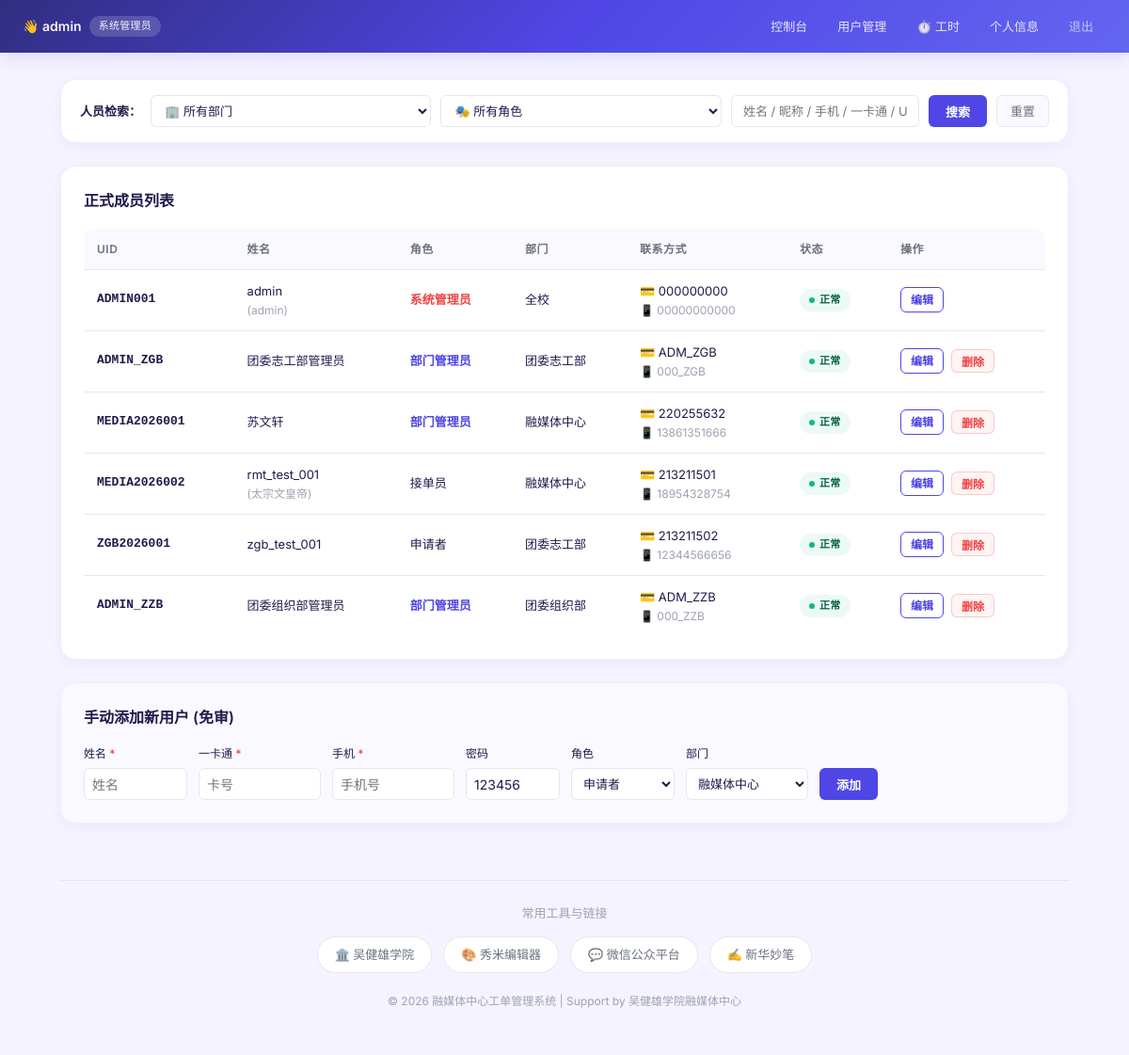
/manage_users (signed in), run on an earlier commit of the app's database.
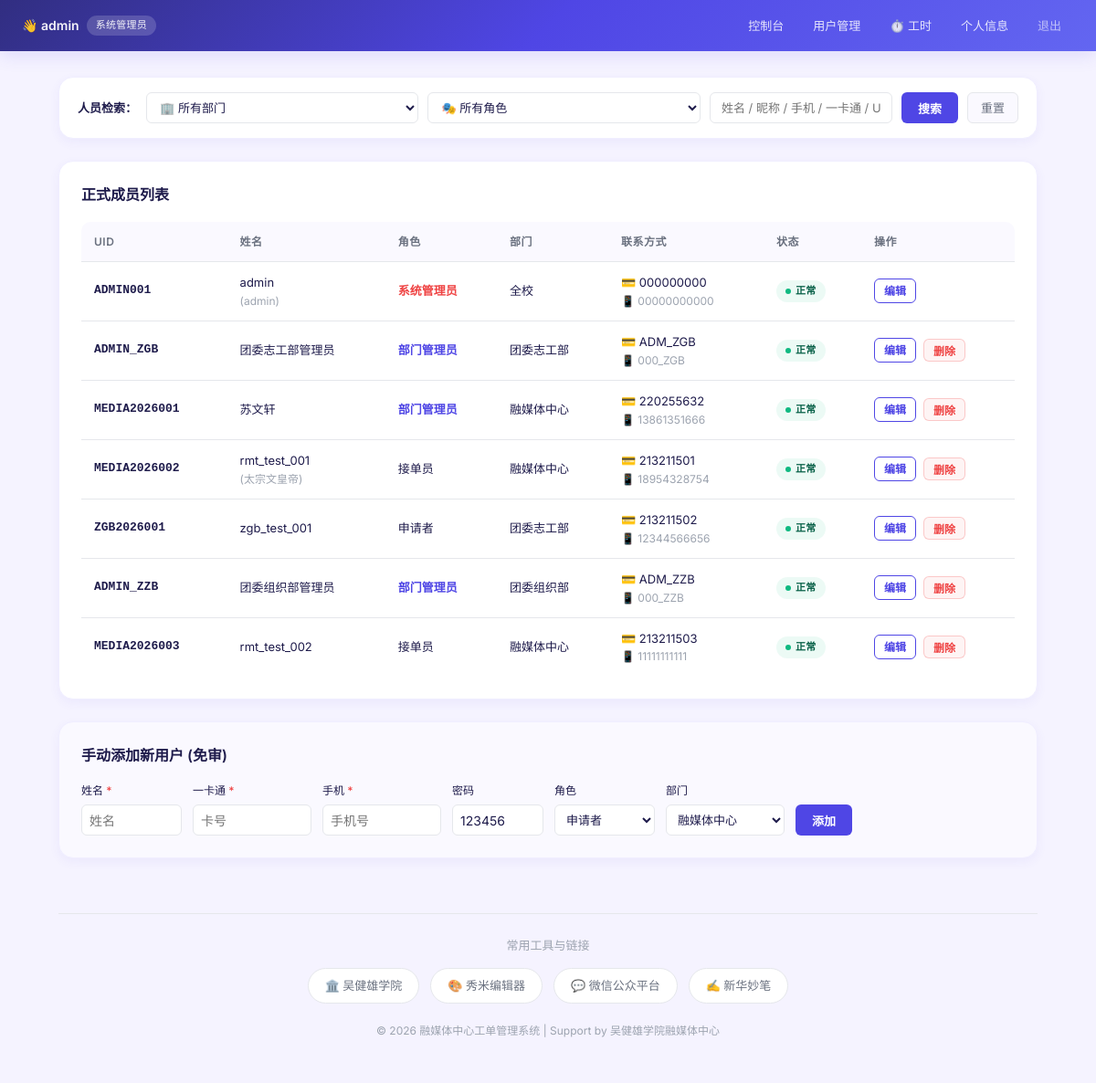
And on a later commit of the database.
### tables this page shows
CREATE TABLE users (
    id INTEGER PRIMARY KEY AUTOINCREMENT,
    uid TEXT UNIQUE NOT NULL,      -- 1. 唯一识别码 (系统自动生成，如 MEDIA2026001)
    card_id TEXT UNIQUE NOT NULL,  -- 2. 一卡通号
    real_name TEXT NOT NULL,       -- 真实姓名
    phone TEXT UNIQUE NOT NULL,    -- 3. 手机号
    nickname TEXT UNIQUE,          -- 4. 昵称 (允许为空)
    password TEXT NOT NULL,    -- 存储哈希后的密码
    role TEXT NOT NULL CHECK(role IN ('applicant', 'acceptor', 'admin', 'dept_admin')),
    department_id INTEGER,     -- 部门管理员和普通用户均需关联部门
    is_approved INTEGER DEFAULT 0, qq_number TEXT, -- 0: 未审核, 1: 已审核
    FOREIGN KEY (department_id) REFERENCES departments (id) ON DELETE SET NULL
);

CREATE TABLE departments (
    id INTEGER PRIMARY KEY AUTOINCREMENT,
    name TEXT UNIQUE NOT NULL, -- 部门全称
    code TEXT UNIQUE NOT NULL  -- 部门唯一代码（如: MEDIA, SEU, WJX）
, head_name TEXT, phone TEXT, qq TEXT);

### app/routes/admin_routes.py (the view)
@admin_bp.route('/manage_users')
def manage_users():
    if session.get('role') not in ['admin', 'dept_admin']: return redirect(url_for('login'))
    q = request.args.get('q', '').strip()
    filter_dept = request.args.get('filter_dept', '')
    filter_role = request.args.get('filter_role', '')
    active_users = AdminService.get_manageable_users(session['user_id'], session['role'], q, filter_dept, filter_role)
    pending_users = AdminService.get_pending_users(session['user_id'], session['role'], q, filter_dept, filter_role)
    depts = get_db().execute('SELECT * FROM departments').fetchall()
    return render_template('manage_users.html', users=active_users, pending_users=pending_users, departments=depts)

### app/db.py (called while the page is built)
def get_db():
    if 'db' not in g:
        g.db = sqlite3.connect(current_app.config['DATABASE'])
        g.db.row_factory = sqlite3.Row
        g.db.execute("PRAGMA foreign_keys = ON")
    return g.db

### app/services/admin_service.py (called while the page is built)
    @staticmethod
    def get_admin_context(user_id, role):
        db = get_db()
        user = db.execute('''
            SELECT u.*, d.code as dept_code
            FROM users u LEFT JOIN departments d ON u.department_id = d.id
            WHERE u.id = ?
        ''', (user_id,)).fetchone()
        is_media_admin = (role == 'dept_admin' and user and user['dept_code'] == 'MEDIA')
        return user, is_media_admin

### app/templates/manage_users.html (shortened to what this page needs)
{% extends "layout.html" %}
{% block content %}
<div style="max-width: 1100px; margin: 0 auto;">
    <div class="card" style="padding: 16px 20px; margin-bottom: 24px;">
        <form method="get" action="{{ url_for('manage_users') }}" style="display: flex; gap: 10px; align-items: center; flex-wrap: nowrap;">
            <span class="font-semibold text-sm" style="white-space: nowrap;">人员检索：</span>
            {% if session.role == 'admin' %}
            <select name="filter_dept" style="height: 34px; padding: 0 10px; min-width: 120px; font-size: 13px;">
                <option value="">🏢 所有部门</option>
            </select>
            {% endif %}
            <select name="filter_role" style="height: 34px; padding: 0 10px; min-width: 120px; font-size: 13px;">
                <option value="">🎭 所有角色</option>
            </select>
            <input type="text" name="q" value="{{ request.args.get('q', '') }}" placeholder="姓名 / 昵称 / 手机 / 一卡通 / UID"
                style="height: 34px; flex: 1; min-width: 200px; padding: 0 12px; font-size: 13px;">
            <button type="submit" style="height: 34px; padding: 0 18px; font-size: 13px;">搜索</button>
            <a href="{{ url_for('manage_users') }}" class="btn-ghost" style="height: 34px; display: inline-flex; align-items: center; justify-content: center; text-decoration: none; padding: 0 14px; font-size: 13px; flex-shrink: 0;">重置</a>
        </form>
    </div>
    <div class="card">
        <h3>正式成员列表</h3>
        {% if users %}
        <table>
            <thead>
                <tr>
                    <th>UID</th>
                    <th>姓名</th>
                    <th>角色</th>
                    <th>部门</th>
                    <th>联系方式</th>
                    <th>状态</th>
                    <th>操作</th>
                </tr>
            </thead>
            <tbody>
                {% for user in users %}
                <tr>
                    <td class="font-mono font-semibold">{{ user.uid }}</td>
                    <td>
                        {{ user.real_name }}
                        {% if user.nickname %}
                        <div class="text-xs text-muted">({{ user.nickname }})</div>
                        {% endif %}
                    </td>
                    <td>
                        {% if user.role == 'admin' %}<span class="text-red font-semibold">系统管理员</span>
                        {% elif user.role == 'dept_admin' %}<span class="text-primary font-semibold">部门管理员</span>
                        {% elif user.role == 'acceptor' %}接单员
                        {% else %}申请者{% endif %}
                    </td>
                    <td>{{ user.dept_name or '全校' }}</td>
                    <td class="text-sm">
                        <span class="text-muted">💳</span> {{ user.card_id }}
                        <div class="text-xs text-muted">📱 {{ user.phone }}</div>
                    </td>
                    <td>
                        {% if user.is_approved == 1 %}
                        <span class="badge badge-completed" style="font-size: 11px;"><span class="badge-dot"></span>正常</span>
                        {% else %}
                        <span class="badge badge-pending" style="font-size: 11px;"><span class="badge-dot"></span>异常</span>
                        {% endif %}
                    </td>
                    <td>
                        <div style="display: flex; gap: 8px; align-items: center;">
                            <a href="{{ url_for('edit_user', user_id=user.id) }}" class="btn-outline" style="padding: 3px 10px; font-size: 12px;">编辑</a>
                            {% if user.id|string != session['user_id']|string %}
                            <form method="post" action="{{ url_for('delete_user', user_id=user.id) }}" style="display: inline;"
                                onsubmit="return confirm('确定删除 {{ user.real_name }}？不可恢复。');">
                                <button type="submit" style="
                                    background: var(--accent-red-bg);
                                    border: 1.5px solid rgba(239,68,68,0.25);
                                    color: var(--accent-red);
                                    font-size: 12px;
                                    font-weight: 600;
                                    cursor: pointer;
                                    padding: 3px 10px;
                                    border-radius: var(--radius-sm);
                                    display: inline-flex;
                                    align-items: center;
                                    gap: 3px;
                                    transition: var(--transition);
                                " onmouseover="this.style.background='var(--accent-red)';this.style.color='#fff';this.style.borderColor='var(--accent-red)';this.style.boxShadow='0 2px 8px rgba(239,68,68,0.25)';this.style.transform='translateY(-1px)'"
                                   onmouseout="this.style.background='var(--accent-red-bg)';this.style.color='var(--accent-red)';this.style.borderColor='rgba(239,68,68,0.25)';this.style.boxShadow='none';this.style.transform='none'"
                                >删除</button>
                            </form>
                            {% endif %}
                        </div>
                    </td>
                </tr>
                {% endfor %}
            </tbody>
        </table>
        {% else %}
        <p class="text-muted" style="text-align: center; padding: 20px;">暂无正式成员。</p>
        {% endif %}
    </div>
    <div class="card" style="background: var(--bg-section);">
        <h3>手动添加新用户 (免审)</h3>
        <form action="{{ url_for('create_user') }}" method="post" style="display: flex; gap: 12px; align-items: flex-end; flex-wrap: wrap;">
            <div style="display: flex; flex-direction: column; width: 110px;">
                <label class="text-xs">姓名 <span class="text-red">*</span></label>
                <input type="text" name="real_name" placeholder="姓名" required style="height: 34px; padding: 0 8px;">
            </div>
            <div style="display: flex; flex-direction: column; width: 130px;">
                <label class="text-xs">一卡通 <span class="text-red">*</span></label>
                <input type="text" name="card_id" placeholder="卡号" required style="height: 34px; padding: 0 8px;">
            </div>
            <div style="display: flex; flex-direction: column; width: 130px;">
                <label class="text-xs">手机 <span class="text-red">*</span></label>
                <input type="text" name="phone" placeholder="手机号" required style="height: 34px; padding: 0 8px;">
            </div>
            <div style="display: flex; flex-direction: column; width: 100px;">
                <label class="text-xs">密码</label>
                <input type="text" name="password" value="123456" required style="height: 34px; padding: 0 8px;">
            </div>
            <div style="display: flex; flex-direction: column; width: 110px;">
                <label class="text-xs">角色</label>
                <select name="role" required style="height: 34px; padding: 0 8px; font-size: 13px;">
                    <option value="applicant">申请者</option>
                </select>
            </div>
            {% if session['role'] == 'admin' %}
            <div style="display: flex; flex-direction: column; width: 130px;">
                <label class="text-xs">部门</label>
                <select name="department_id" style="height: 34px; padding: 0 8px; font-size: 13px;">
                    {% for dept in departments %}
                    <option value="{{ dept.id }}">{{ dept.name }}</option>
                    {% endfor %}
                </select>
            </div>
            {% endif %}
            <button type="submit" style="height: 34px; padding: 0 18px; font-size: 13px;">添加</button>
        </form>
    </div>
</div>
{% endblock %}

### app/templates/layout.html (shortened to what this page needs)
<!DOCTYPE html>
<html lang="zh-CN">
<head>
</head>
<body>
    <nav>
        {% if session.user_id %}
        <div class="nav-brand">
            <span>👋 {{ session.username }}</span>
            <span class="role-badge">
                {% if session.role == 'admin' %}系统管理员
                {% elif session.role == 'dept_admin' %}
                {% if session.dept_code == 'MEDIA' %}融媒体管理
                {% else %}部门管理{% endif %}
                {% elif session.role == 'acceptor' %}成员
                {% elif session.role == 'applicant' %}申请者
                {% endif %}
            </span>
        </div>
        <div class="nav-links">
            <a href="{{ url_for('dashboard') }}">控制台</a>
            {% if session.role in ['admin', 'dept_admin'] %}
            <a href="{{ url_for('manage_users') }}">用户管理</a>
            {% endif %}
            {% if session.role == 'admin' %}
            <a href="{{ url_for('manage_volunteer_hours') }}">⏱️ 工时</a>
            {% endif %}
            <a href="{{ url_for('profile') }}">个人信息</a>
            <a href="{{ url_for('logout') }}" style="opacity:0.7;">退出</a>
        </div>
        {% endif %}
    </nav>
    <div class="container">
        <div style="min-height: 400px;">
            {% block content %}{% endblock %}
        </div>
        <div class="footer-section">
            <p style="color: var(--text-muted); margin: 0 0 10px; font-size: 13px;">常用工具与链接</p>
            <div class="footer-links">
                <a href="https://wjx.seu.edu.cn/" target="_blank" class="link-btn">🏛️ 吴健雄学院</a>
                <a href="https://xiumi.us/#/" target="_blank" class="link-btn">🎨 秀米编辑器</a>
                <a href="https://mp.weixin.qq.com/" target="_blank" class="link-btn">💬 微信公众平台</a>
                <a href="https://miaobi.xinhuaskl.com/" target="_blank" class="link-btn">✍️ 新华妙笔</a>
            </div>
            <div class="footer-copyright">
                &copy; 2026 融媒体中心工单管理系统 | Support by 吴健雄学院融媒体中心
            </div>
        </div>
    </div>
</body>
</html>

What changed in the data, as far as the page shows it:
added users: uid "MEDIA2026003", real_name "rmt_test_002", role "接单员", name "融媒体中心", card_id "213211503", phone "11111111111", is_approved 1 (drawn)
